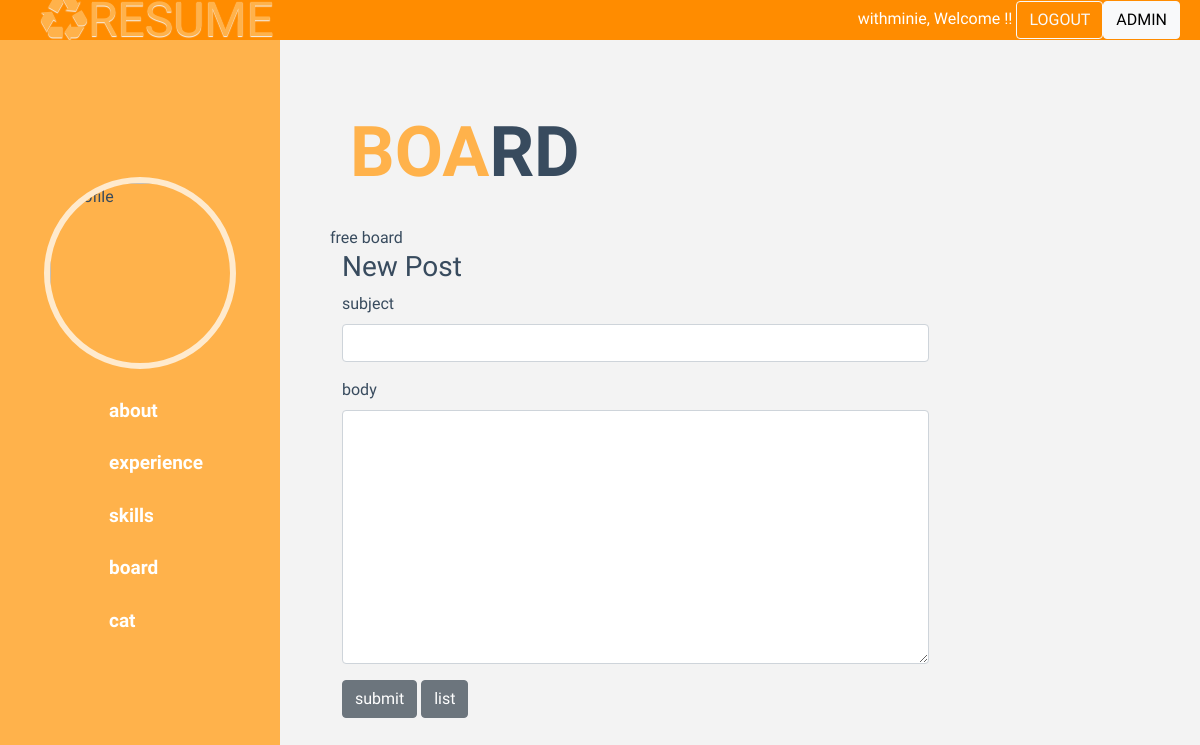
The app's page /board/create/ (signed in) with its own data.
### main/models.py (models this page shows, shortened)
class Menu (models.Model):
    name = models.CharField(max_length=10)
    link = models.CharField(max_length=100)
    body = models.TextField(null=True)

### board/views.py (the view)
# urls.py: path('create/', views.create, name="create"),
@login_required
def create(request):
    inner = Menu.objects.get(name = "board")
    global menu
    context = {
        'menu' : menu,
        'body' : inner.body,
    }
    if request.method =="POST" :
        user = request.user
        subject = request.POST.get('subject')
        body = request.POST.get('body')
        image = request.FILES.get('image')
        post = Board(user=user, subject = subject, body=body, image=image, created_at=timezone.now())
        post.save()
        return redirect('board:detail', post_id=post.id)
    elif request.method =="GET" :
        return render(request, 'board/create.html',context)

### board/templates/board/create.html (shortened to what this page needs)
{%extends 'main/base.html'%}
{%load static%}
{%block contents%}
{{ body|safe }}
<div class='container'>
    <h3>New Post</h3>
    <form method="POST" action="{% url 'board:create'%}" enctype="multipart/form-data">
        <div class='mb-3 col-md-10'>
            <label class="form-label" for="subject">subject</label>
            <input type="text" class="form-control" name ="subject" id="subject">
        </div>
        <div class='mb-3 col-md-10'>
            <label class="form-label" for="body">body</label>
            <textarea class="form-control" name="body" id="body" cols="30" rows="10"></textarea>
        </div>
        <button type="submit" class="btn btn-secondary">submit</button>
        <a href="{%url 'board:list'%}">
            <button type="button" class="btn btn-secondary">list</button></a>
    </form>
</div>
{%endblock%}

### main/templates/main/base.html (shortened to what this page needs)
{%load static%}
<html lang="ko">
<head>
  <link href="https://cdn.jsdelivr.net/npm/bootstrap@5.0.0-beta2/dist/css/bootstrap.min.css" rel="stylesheet">
  <link rel="stylesheet" href="{% static 'main/style.css' %}">
</head>
<body>
  <div id="loginbar">
    <div><h1 class="logo" >♻RESUME</h1></div>
    <div style='display: flex;'>
    {% if user.is_authenticated %}
      <form method="POST" action="{% url 'accounts:logout' %}">
        {{ user.get_username }}, Welcome !!
          <button type="submit" class="btn btn-outline-light">LOGOUT</button>
          </form>
          {%if user.is_superuser%}
          <a href="/admin"><button action="button" class="btn btn-light">ADMIN</button></a>
          {%endif%}
        {%endif%}
        </div>
  </div>
<div id="resume_container">
  <div class="navbar">
    <img id="profile" src="https://encrypted-tbn0.gstatic.com/images?q=tbn:ANd9GcRbCsHf5uBlOOhD8eHe_fs6utEl8zYzgx6l4Q&usqp=CAU" alt="Profile">
    <ul class="resume_links">
      {%for i in menu%}
      <li class="resume_link"><a href="/{{i.link}}">{{i.name}}</a></li>
      {%endfor%}
    </ul>
  </div>
  <div class="resume_sections">
    <div class="resume_section">
      {%block contents%}
      {%endblock%}
    </div>
  </div>
</div>
</body>
</html>

### main/static/main/style.css (style rules this page uses)
* { padding: 0; margin: 0; box-sizing: border-box; }
#resume_container { display: flex; font-family: "Archivo Black", sans-serif; color: #384b5e; background-color: #f3f3f3; height: calc(100vh - 40px); }
.navbar { width: 280px; height: calc(100vh -40px); background-color: #ffb24b; display: flex; flex-direction: column; justify-content: center; align-items: center; }
.resume_sections { width: calc(100% - 280px); height: calc(100vh- 40px); overflow: scroll; }
#profile { width: 192px; height: 192px; object-fit: cover; border-radius: 50%; border: 6px solid #ffeacd; margin-bottom: 16px; }
a { text-decoration: none; }
.resume_links { list-style-type: none; }
.resume_link { font-size: 19px; font-weight: bolder; padding: 12px 0px; }
.resume_link a { color: white; }
.resume_section { display: flex; flex-direction: column; justify-content: center; padding: 50px; width: 90%; }
.highlight { color: #ffb24b; }
h1 { font-size: 70px; margin: 20px; }
h1.section-title { font-weight: bolder; margin-bottom: 32px; }
#loginbar { font-family: "Archivo Black", sans-serif; color:white; font-size: 1rem; background-color: darkorange; display: flex; align-items: center; justify-content:space-between; height: 8px; padding:20px }
.logo { text-shadow: 0px 1px 1px #f3f3f3; color: #ffb24b; font-size: 3rem; }

### records on screen
Menu: name "about"
Menu: name "experience"
Menu: name "skills"
Menu: name "board", body "BOA RD free board"
Menu: name "cat"

### other values on screen
{{ user.get_username }} "withminie"
